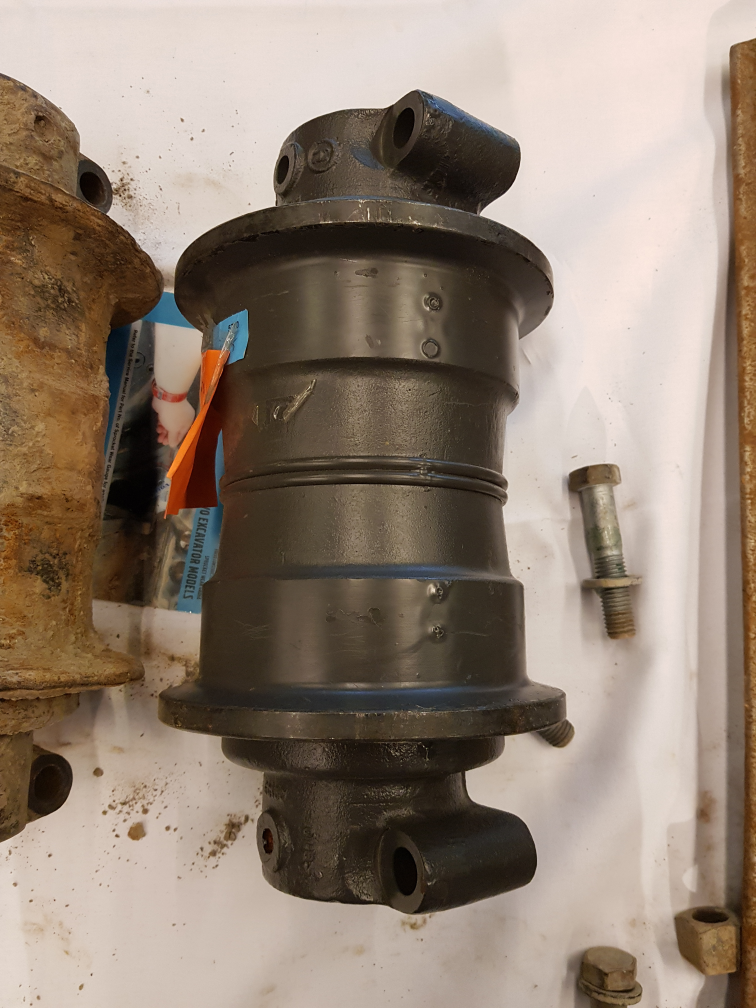
#> input picture python test/edge/20181124_105341.jpg, 3024 x 4032 px (shown at 1/4 size)
$ python canny_edge_histogram.py --image '../../python test/edge/20181124_105341.jpg'   (Python 2 division)   (older library calls are emulated)
#> lines starting #> are read from the running program, lines starting #| are printed output that depends on the picture; after the words box and inside, x2 and y2 are one past the last pixel; in counts of white or black regions, pixels touching at a corner belong together
#> further down, image is the input picture: shape (4032, 3024, 3); mean B, G, R 116.1, 130.2, 146.3
# for drawing the histograms currently, I am just changing the list value on #50

import argparse

from matplotlib import pyplot as plt
import cv2
import numpy as np

ap = argparse.ArgumentParser()
ap.add_argument("-i", "--image", required=True,
                help="Path to the image")
args = vars(ap.parse_args())

def resize_to_screen(src, maxw=1380, maxh=600, copy=False):

#> called with maxw = 1380, maxh = 600, copy = False
    height, width = src.shape[:2]
#> height = 4032; width = 3024

    scl_x = float(width)/maxw
#> scl_x = 2.19
    scl_y = float(height)/maxh
#> scl_y = 6.72

    scl = int(np.ceil(max(scl_x, scl_y)))
#> scl = 7

    if scl > 1.0:
        inv_scl = 1.0/scl
#> inv_scl = 0.143
        img = cv2.resize(src, (0, 0), None, inv_scl, inv_scl, cv2.INTER_AREA)
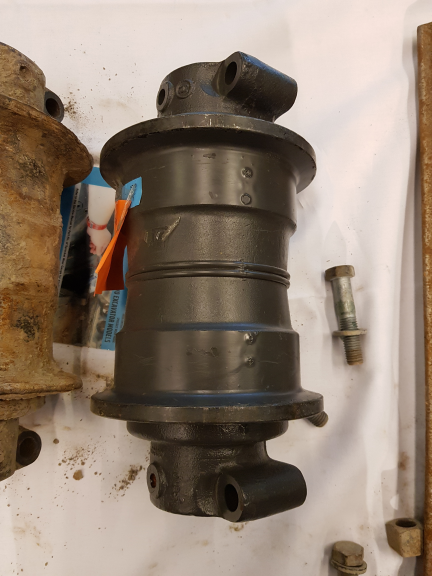
#> img: shape (576, 432, 3); mean B, G, R 116.1, 130.2, 146.3
    elif copy:
        img = src.copy()
    else:
        img = src

    return img

image_name = args["image"]
image = cv2.imread(image_name)
image = resize_to_screen(image)

gray = cv2.cvtColor(image, cv2.COLOR_BGR2GRAY)
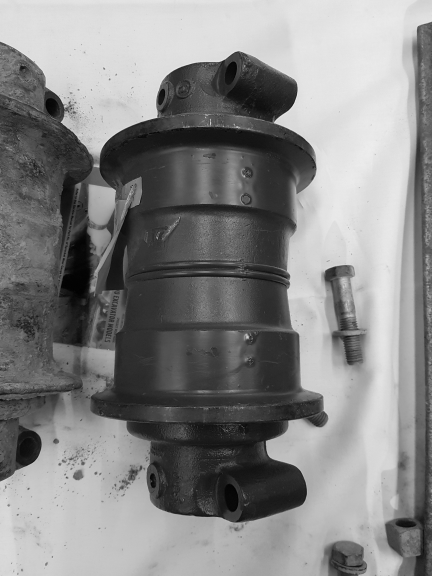
#> gray: shape (576, 432); min 1, max 237, mean 133.4
blurred = cv2.GaussianBlur(gray, (11, 11), 0)
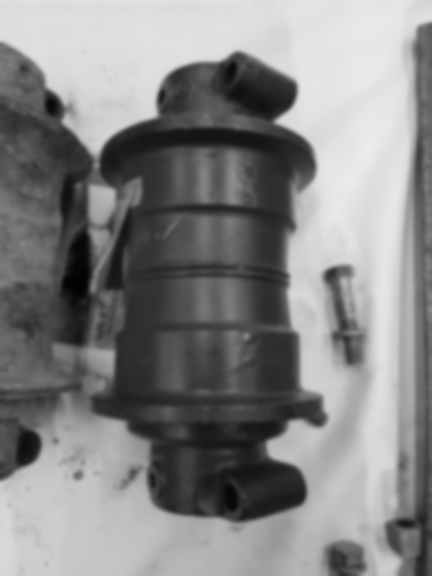
#> blurred: shape (576, 432); min 3, max 236, mean 133.4

canny = cv2.Canny(blurred, 30, 150)
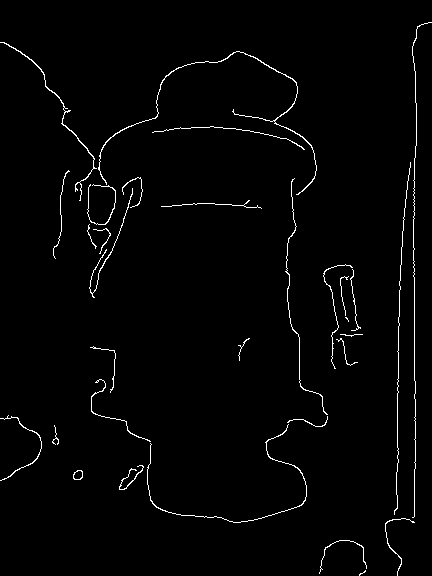
#> canny: shape (576, 432); 1.8% white in thin lines or dots

(_, cnts, _) = cv2.findContours(canny.copy(), cv2.RETR_EXTERNAL, cv2.CHAIN_APPROX_SIMPLE)
#> cnts = 31 contours, 21 with area under 20; largest, box (x1, y1, x2, y2) and area: (98, 51, 317, 195) 138, (0, 42, 97, 201) 98, (73, 470, 83, 480) 70, (147, 424, 307, 523) 40, (0, 415, 42, 481) 34

print "Contours in the image, %d" % (len(cnts))
#| Contours in the image, 31

shape = image.copy()
cv2.drawContours(shape, cnts, -1, (0, 255, 0), 2)
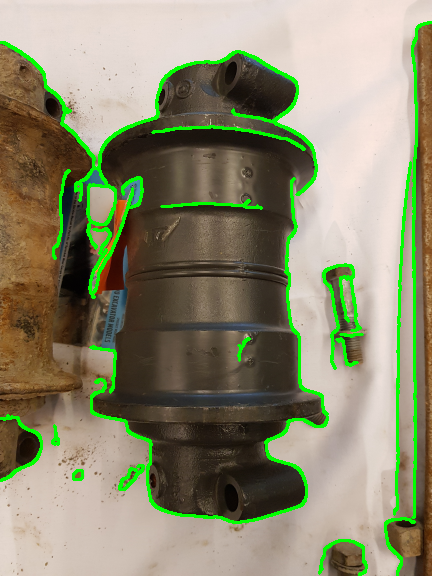
#> shape: shape (576, 432, 3); 5.65% of pixels changed, all inside (x1, y1, x2, y2) = (0, 21, 432, 576)
cv2.imshow("Edges", canny)
cv2.imwrite("output.jpg", canny)

hist = cv2.calcHist([canny], [0], None, [256], [0, 256])
#> hist = 256 values, max 244472 at index 0, min 0 at index 1, mean 972
plt.figure()
plt.title("Canny edge Histogram")
plt.xlabel("Bins")
plt.ylabel("# of pixels")
plt.plot(hist)
plt.xlim([0, 256])
plt.show()
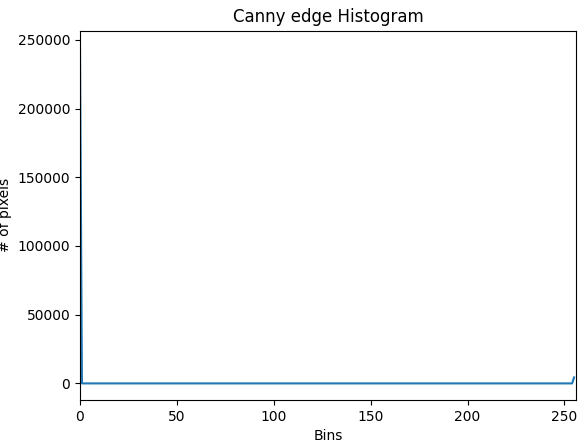
#> figure drawn by matplotlib, 1 panel; curve peaks at x = 0, y = 244472

cv2.waitKey(0)
